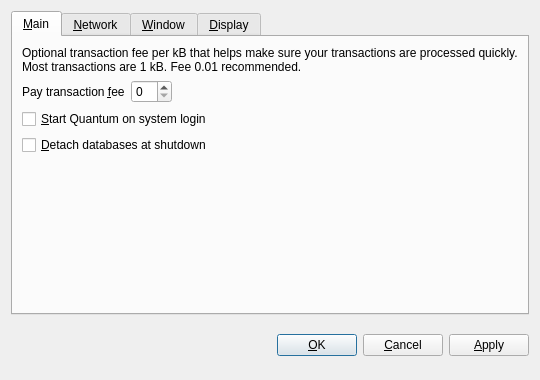
<?xml version="1.0" encoding="UTF-8"?>
<ui version="4.0">
 <class>OptionsDialog</class>
 <widget class="QDialog" name="OptionsDialog">
  <property name="geometry">
   <rect>
    <x>0</x>
    <y>0</y>
    <width>540</width>
    <height>380</height>
   </rect>
  </property>
  <property name="windowTitle">
   <string>Options</string>
  </property>
  <property name="modal">
   <bool>true</bool>
  </property>
  <layout class="QVBoxLayout" name="verticalLayout">
   <item>
    <widget class="QTabWidget" name="tabWidget">
     <property name="tabPosition">
      <enum>QTabWidget::North</enum>
     </property>
     <property name="currentIndex">
      <number>0</number>
     </property>
     <widget class="QWidget" name="tabMain">
      <attribute name="title">
       <string>&amp;Main</string>
      </attribute>
      <layout class="QVBoxLayout" name="verticalLayout_Main">
       <item>
        <widget class="QLabel" name="transactionFeeInfoLabel">
         <property name="text">
          <string>Optional transaction fee per kB that helps make sure your transactions are processed quickly. Most transactions are 1 kB. Fee 0.01 recommended.</string>
         </property>
         <property name="textFormat">
          <enum>Qt::PlainText</enum>
         </property>
         <property name="wordWrap">
          <bool>true</bool>
         </property>
        </widget>
       </item>
       <item>
        <layout class="QHBoxLayout" name="horizontalLayout_Main">
         <item>
          <widget class="QLabel" name="transactionFeeLabel">
           <property name="text">
            <string>Pay transaction &amp;fee</string>
           </property>
           <property name="textFormat">
            <enum>Qt::PlainText</enum>
           </property>
           <property name="buddy">
            <cstring>transactionFee</cstring>
           </property>
          </widget>
         </item>
         <item>
          <widget class="BitcoinAmountField" name="transactionFee"/>
         </item>
         <item>
          <spacer name="horizontalSpacer_Main">
           <property name="orientation">
            <enum>Qt::Horizontal</enum>
           </property>
           <property name="sizeHint" stdset="0">
            <size>
             <width>40</width>
             <height>20</height>
            </size>
           </property>
          </spacer>
         </item>
        </layout>
       </item>
       <item>
        <widget class="QCheckBox" name="bitcoinAtStartup">
         <property name="toolTip">
          <string>Automatically start Quantum after logging in to the system.</string>
         </property>
         <property name="text">
          <string>&amp;Start Quantum on system login</string>
         </property>
        </widget>
       </item>
       <item>
        <widget class="QCheckBox" name="detachDatabases">
         <property name="toolTip">
          <string>Detach block and address databases at shutdown. This means they can be moved to another data directory, but it slows down shutdown. The wallet is always detached.</string>
         </property>
         <property name="text">
          <string>&amp;Detach databases at shutdown</string>
         </property>
        </widget>
       </item>
       <item>
        <spacer name="verticalSpacer_Main">
         <property name="orientation">
          <enum>Qt::Vertical</enum>
         </property>
         <property name="sizeHint" stdset="0">
          <size>
           <width>20</width>
           <height>40</height>
          </size>
         </property>
        </spacer>
       </item>
      </layout>
     </widget>
     <widget class="QWidget" name="tabNetwork">
      <attribute name="title">
       <string>&amp;Network</string>
      </attribute>
      <layout class="QVBoxLayout" name="verticalLayout_Network">
       <item>
        <widget class="QCheckBox" name="mapPortUpnp">
         <property name="toolTip">
          <string>Automatically open the Quantum client port on the router. This only works when your router supports UPnP and it is enabled.</string>
         </property>
         <property name="text">
          <string>Map port using &amp;UPnP</string>
         </property>
        </widget>
       </item>
       <item>
        <widget class="QCheckBox" name="connectSocks">
         <property name="toolTip">
          <string>Connect to the Quantum network through a SOCKS proxy (e.g. when connecting through Tor).</string>
         </property>
         <property name="text">
          <string>&amp;Connect through SOCKS proxy:</string>
         </property>
        </widget>
       </item>
       <item>
        <layout class="QHBoxLayout" name="horizontalLayout_Network">
         <item>
          <widget class="QLabel" name="proxyIpLabel">
           <property name="text">
            <string>Proxy &amp;IP:</string>
           </property>
           <property name="textFormat">
            <enum>Qt::PlainText</enum>
           </property>
           <property name="buddy">
            <cstring>proxyIp</cstring>
           </property>
          </widget>
         </item>
         <item>
          <widget class="QValidatedLineEdit" name="proxyIp">
           <property name="maximumSize">
            <size>
             <width>140</width>
             <height>16777215</height>
            </size>
           </property>
           <property name="toolTip">
            <string>IP address of the proxy (e.g. 127.0.0.1)</string>
           </property>
          </widget>
         </item>
         <item>
          <widget class="QLabel" name="proxyPortLabel">
           <property name="text">
            <string>&amp;Port:</string>
           </property>
           <property name="textFormat">
            <enum>Qt::PlainText</enum>
           </property>
           <property name="buddy">
            <cstring>proxyPort</cstring>
           </property>
          </widget>
         </item>
         <item>
          <widget class="QLineEdit" name="proxyPort">
           <property name="maximumSize">
            <size>
             <width>55</width>
             <height>16777215</height>
            </size>
           </property>
           <property name="toolTip">
            <string>Port of the proxy (e.g. 9050)</string>
           </property>
          </widget>
         </item>
         <item>
          <widget class="QLabel" name="socksVersionLabel">
           <property name="text">
            <string>SOCKS &amp;Version:</string>
           </property>
           <property name="textFormat">
            <enum>Qt::PlainText</enum>
           </property>
           <property name="buddy">
            <cstring>socksVersion</cstring>
           </property>
          </widget>
         </item>
         <item>
          <widget class="QValueComboBox" name="socksVersion">
           <property name="toolTip">
            <string>SOCKS version of the proxy (e.g. 5)</string>
           </property>
          </widget>
         </item>
         <item>
          <spacer name="horizontalSpacer_Network">
           <property name="orientation">
            <enum>Qt::Horizontal</enum>
           </property>
           <property name="sizeHint" stdset="0">
            <size>
             <width>40</width>
             <height>20</height>
            </size>
           </property>
          </spacer>
         </item>
        </layout>
       </item>
       <item>
        <spacer name="verticalSpacer_Network">
         <property name="orientation">
          <enum>Qt::Vertical</enum>
         </property>
         <property name="sizeHint" stdset="0">
          <size>
           <width>20</width>
           <height>40</height>
          </size>
         </property>
        </spacer>
       </item>
      </layout>
     </widget>
     <widget class="QWidget" name="tabWindow">
      <attribute name="title">
       <string>&amp;Window</string>
      </attribute>
      <layout class="QVBoxLayout" name="verticalLayout_Window">
       <item>
        <widget class="QCheckBox" name="minimizeToTray">
         <property name="toolTip">
          <string>Show only a tray icon after minimizing the window.</string>
         </property>
         <property name="text">
          <string>&amp;Minimize to the tray instead of the taskbar</string>
         </property>
        </widget>
       </item>
       <item>
        <widget class="QCheckBox" name="minimizeOnClose">
         <property name="toolTip">
          <string>Minimize instead of exit the application when the window is closed. When this option is enabled, the application will be closed only after selecting Quit in the menu.</string>
         </property>
         <property name="text">
          <string>M&amp;inimize on close</string>
         </property>
        </widget>
       </item>
       <item>
        <spacer name="verticalSpacer_Window">
         <property name="orientation">
          <enum>Qt::Vertical</enum>
         </property>
         <property name="sizeHint" stdset="0">
          <size>
           <width>20</width>
           <height>40</height>
          </size>
         </property>
        </spacer>
       </item>
      </layout>
     </widget>
     <widget class="QWidget" name="tabDisplay">
      <attribute name="title">
       <string>&amp;Display</string>
      </attribute>
      <layout class="QVBoxLayout" name="verticalLayout_Display">
       <item>
        <layout class="QHBoxLayout" name="horizontalLayout_1_Display">
         <item>
          <widget class="QLabel" name="langLabel">
           <property name="text">
            <string>User Interface &amp;language:</string>
           </property>
           <property name="textFormat">
            <enum>Qt::PlainText</enum>
           </property>
           <property name="buddy">
            <cstring>lang</cstring>
           </property>
          </widget>
         </item>
         <item>
          <widget class="QValueComboBox" name="lang">
           <property name="toolTip">
            <string>The user interface language can be set here. This setting will take effect after restarting Quantum.</string>
           </property>
          </widget>
         </item>
        </layout>
       </item>
       <item>
        <layout class="QHBoxLayout" name="horizontalLayout_2_Display">
         <item>
          <widget class="QLabel" name="unitLabel">
           <property name="text">
            <string>&amp;Unit to show amounts in:</string>
           </property>
           <property name="textFormat">
            <enum>Qt::PlainText</enum>
           </property>
           <property name="buddy">
            <cstring>unit</cstring>
           </property>
          </widget>
         </item>
         <item>
          <widget class="QValueComboBox" name="unit">
           <property name="toolTip">
            <string>Choose the default subdivision unit to show in the interface and when sending coins.</string>
           </property>
          </widget>
         </item>
        </layout>
       </item>
       <item>
        <widget class="QCheckBox" name="displayAddresses">
         <property name="toolTip">
          <string>Whether to show Quantum addresses in the transaction list or not.</string>
         </property>
         <property name="text">
          <string>&amp;Display addresses in transaction list</string>
         </property>
        </widget>
       </item>
       <item>
        <widget class="QCheckBox" name="coinControlFeatures">
         <property name="toolTip">
          <string>Whether to show coin control features or not.</string>
         </property>
         <property name="text">
          <string>Display coin &amp;control features (experts only!)</string>
         </property>
        </widget>
       </item>
       <item>
        <spacer name="verticalSpacer_Display">
         <property name="orientation">
          <enum>Qt::Vertical</enum>
         </property>
         <property name="sizeHint" stdset="0">
          <size>
           <width>20</width>
           <height>40</height>
          </size>
         </property>
        </spacer>
       </item>
      </layout>
     </widget>
    </widget>
   </item>
   <item>
    <layout class="QHBoxLayout" name="horizontalLayout_Buttons">
     <item>
      <spacer name="horizontalSpacer_1">
       <property name="orientation">
        <enum>Qt::Horizontal</enum>
       </property>
       <property name="sizeHint" stdset="0">
        <size>
         <width>40</width>
         <height>48</height>
        </size>
       </property>
      </spacer>
     </item>
     <item>
      <widget class="QLabel" name="statusLabel">
       <property name="font">
        <font>
         <weight>75</weight>
         <bold>true</bold>
        </font>
       </property>
       <property name="text">
        <string/>
       </property>
       <property name="textFormat">
        <enum>Qt::PlainText</enum>
       </property>
       <property name="wordWrap">
        <bool>true</bool>
       </property>
      </widget>
     </item>
     <item>
      <spacer name="horizontalSpacer_2">
       <property name="orientation">
        <enum>Qt::Horizontal</enum>
       </property>
       <property name="sizeHint" stdset="0">
        <size>
         <width>40</width>
         <height>48</height>
        </size>
       </property>
      </spacer>
     </item>
     <item>
      <widget class="QPushButton" name="okButton">
       <property name="text">
        <string>&amp;OK</string>
       </property>
      </widget>
     </item>
     <item>
      <widget class="QPushButton" name="cancelButton">
       <property name="text">
        <string>&amp;Cancel</string>
       </property>
       <property name="autoDefault">
        <bool>false</bool>
       </property>
      </widget>
     </item>
     <item>
      <widget class="QPushButton" name="applyButton">
       <property name="text">
        <string>&amp;Apply</string>
       </property>
       <property name="autoDefault">
        <bool>false</bool>
       </property>
      </widget>
     </item>
    </layout>
   </item>
  </layout>
 </widget>
 <customwidgets>
  <customwidget>
   <class>BitcoinAmountField</class>
   <extends>QSpinBox</extends>
   <header>bitcoinamountfield.h</header>
  </customwidget>
  <customwidget>
   <class>QValueComboBox</class>
   <extends>QComboBox</extends>
   <header>qvaluecombobox.h</header>
  </customwidget>
  <customwidget>
   <class>QValidatedLineEdit</class>
   <extends>QLineEdit</extends>
   <header>qvalidatedlineedit.h</header>
  </customwidget>
 </customwidgets>
 <resources/>
 <connections/>
</ui>
